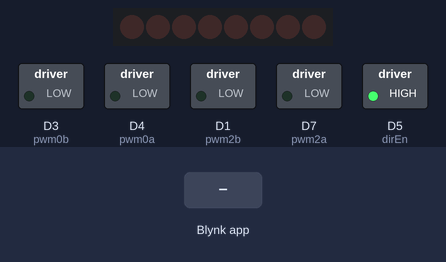
The sketch below on a simulated ESP8266 (NodeMCU). Parts: 8 shift-register outputs drawn as a row of LEDs (first output left, lit = HIGH), switched loads named in the sketch (green lamp = pin HIGH). Wiring (inferred from the names in the program): shift register (74HC595): data D6; shift clock D2; latch D8. Wiring (inferred from the signals the program sends): row of LEDs: on Q0, Q1, Q2, Q3, Q4, Q5, Q6, Q7. The test bench sets the inputs (shaded band). WiFi joins after 1.5 s; servers stay silent unless stated; pins used as bus, display or sensor lines are not drawn.

Above: at 3.0 s.
3.1 s: Blynk app writes 1 to V0
At 3.8 s:
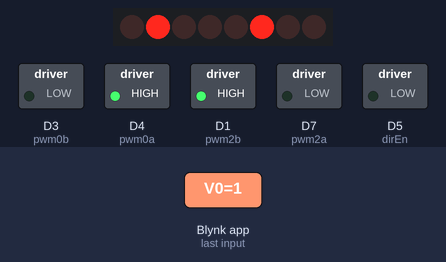
4.6 s: Blynk app writes 1 to V1
At 4.9 s:
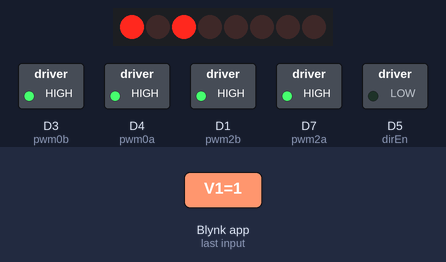
6.1 s: Blynk app writes 1 to V2
At 7.3 s:
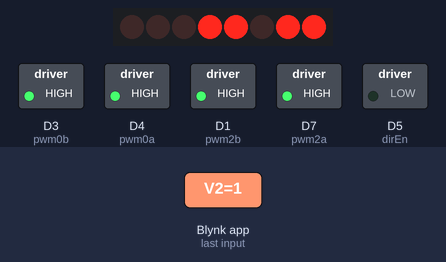
7.6 s: Blynk app writes 1 to V3
At 8.4 s:
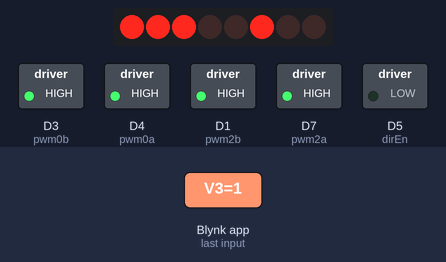
9.1 s: Blynk app writes 0 to V0
At 9.5 s:
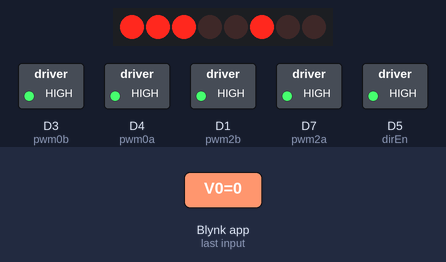
Timing chart, 0 to 11.6 s (numbered marks = the images above; inputs shaded):
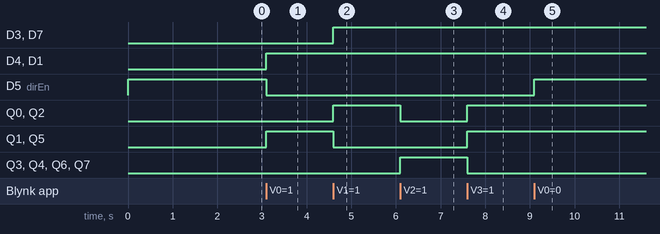

The sketch:

Program_ESP8266_4WD_Robot_Car_Controller.ino
```cpp
/***************************************
 * Project Kontrol Robot 4WD
 * Board  : NodeMCU ESP8266 V3
 * Input  : Blynk
 * Output : Motor DC (Robot 4WD)
 * 99 Proyek IoT
 * www.ardutech.com
 ****************************************/
#define BLYNK_PRINT Serial
#include <ESP8266WiFi.h>
#include <BlynkSimpleEsp8266.h>
//---GANTI SESUAI DENGAN TOKEN BLYNK ANDA
char auth[] = "-htbXm6E3Lizwp915_No7P516Ywa7nrj";//token
//---GANTI SESUAI DENGAN JARINGAN WIFI
//---HOTSPOT ANDA
char ssid[] = "ArdutechWiFi";   // Nama Hotspot/WiFi
char pass[] = "12345678";   //  Password

int dirEn = D5;   //Pin 7
int dirLatch = D8;//Pin 12
int dirClk = D2;  //Pin 4
int dirSer = D6;  //Pin 8

int pwm0a = D4; //Pin 6  en M3
int pwm0b = D3; //Pin 5  en M4
int pwm2a = D7; //Pin 11 en M1
int pwm2b = D1; //Pin 3  en M2

byte dirMotor = 0;    // Variable arah motor


BLYNK_WRITE(V0){
  int buttonState = param.asInt();
  if(buttonState==HIGH){
    kiri();
  }
  else stop();
}
BLYNK_WRITE(V1){
  int buttonState = param.asInt();
  if(buttonState==HIGH){
    kanan();
  }
  else stop();
}
BLYNK_WRITE(V2){
  int buttonState = param.asInt();
  if(buttonState==HIGH){
    mundur();
  }
  else stop();
}
BLYNK_WRITE(V3){
  int buttonState = param.asInt();
  if(buttonState==HIGH){
    maju();
  }
  else stop();
}

void maju(){
  dirMotor = 0b00100111; // arah maju
  arahMotor();
  digitalWrite(pwm0a, HIGH); //en M3
  digitalWrite(pwm2b, HIGH); //en M2
  digitalWrite(pwm0b, HIGH); //en M4
  digitalWrite(pwm2a, HIGH); //en M1
}

void mundur(){
  dirMotor = 0b11011000; // arahmundur
  arahMotor();
  digitalWrite(pwm0a, HIGH); //en M3
  digitalWrite(pwm2b, HIGH); //en M2
  digitalWrite(pwm0b, HIGH); //en M4
  digitalWrite(pwm2a, HIGH); //en M1
}

void kiri(){
  dirMotor = 0b00100010; // belok kiri
  arahMotor();
  digitalWrite(pwm0a, HIGH); //en M3
  digitalWrite(pwm2b, HIGH); //en M2
}

void kanan(){
  dirMotor = 0b00000101; // belok kanan
  arahMotor();
  digitalWrite(pwm0b, HIGH); //en M4
  digitalWrite(pwm2a, HIGH); //en M1
}
void stop(){
  digitalWrite(dirEn, HIGH);
}
//==============================
void setup()
{
  pinMode(dirLatch, OUTPUT);
  pinMode(dirSer, OUTPUT);
  pinMode(dirClk, OUTPUT);
  pinMode(dirEn, OUTPUT);
  pinMode(pwm0a, OUTPUT);
  pinMode(pwm0b, OUTPUT);
  pinMode(pwm2a, OUTPUT);
  pinMode(pwm2b, OUTPUT);
  //--------------semua motor OFF
  digitalWrite(pwm0a, LOW);
  digitalWrite(pwm0b, LOW);
  digitalWrite(pwm2a, LOW);
  digitalWrite(pwm2b, LOW);

  digitalWrite(dirEn, HIGH);//stop

  Serial.begin(115200);
  Blynk.begin(auth, ssid, pass);
}
//===========================
void loop()
{
  Blynk.run();
}

void arahMotor(){
   digitalWrite(dirEn, LOW);
   digitalWrite(dirLatch, LOW);
   shiftOut(dirSer, dirClk, MSBFIRST, dirMotor);
   digitalWrite(dirLatch, HIGH);
}
```

Measured:
- after the input at 3.1 s, D4 (pwm0a), D1 (pwm2b), Q1, Q5: LOW → HIGH at once; D5 (dirEn): HIGH → LOW at once
- after the input at 4.6 s, D3 (pwm0b), D7 (pwm2a), Q0, Q2: LOW → HIGH at once; Q1, Q5: HIGH → LOW at once
- after the input at 6.1 s, Q0, Q2: HIGH → LOW at once; Q3, Q4, Q6, Q7: LOW → HIGH at once
- after the input at 7.6 s, Q0–2, Q5: LOW → HIGH at once; Q3, Q4, Q6, Q7: HIGH → LOW at once
- after the input at 9.1 s, D5 (dirEn): LOW → HIGH at once
